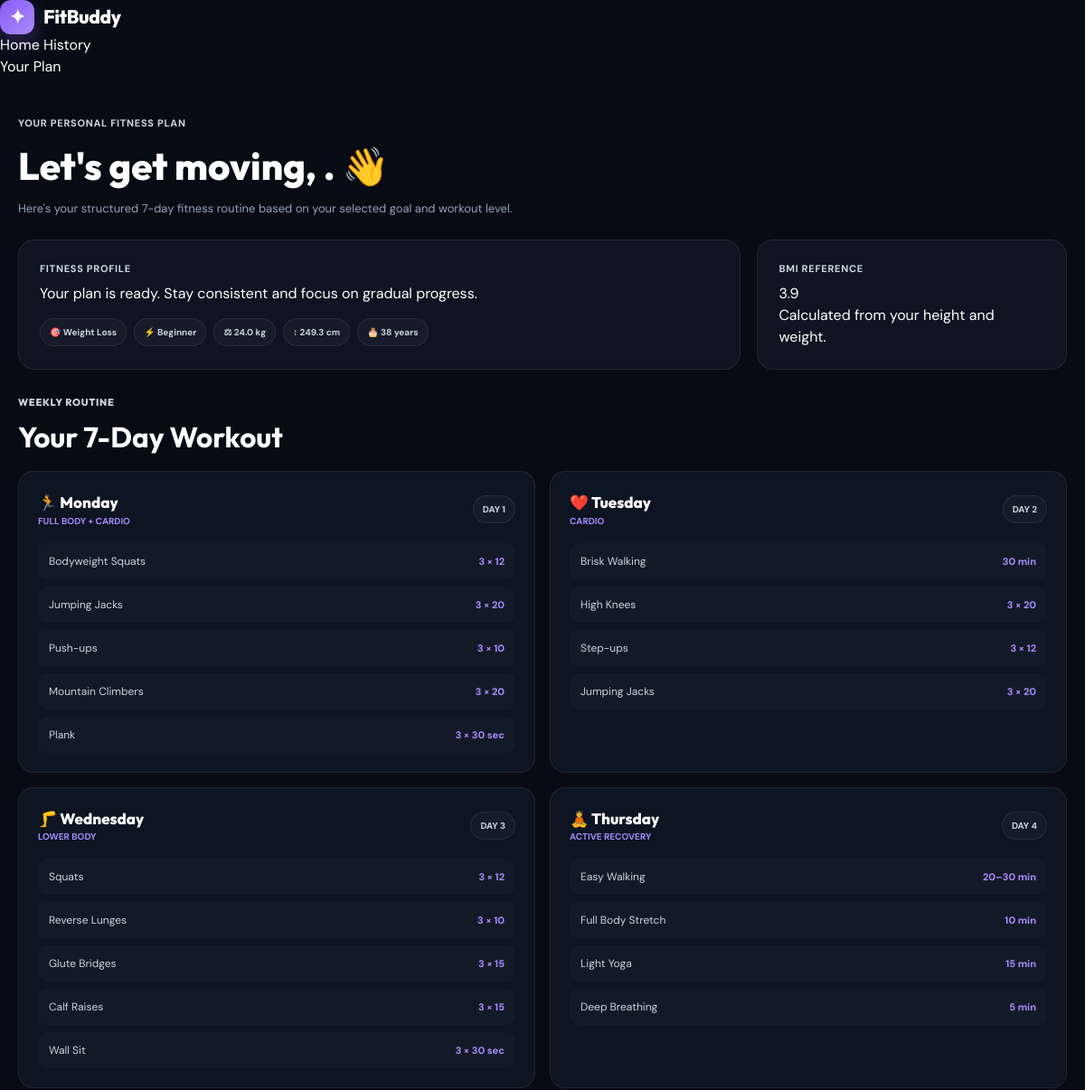
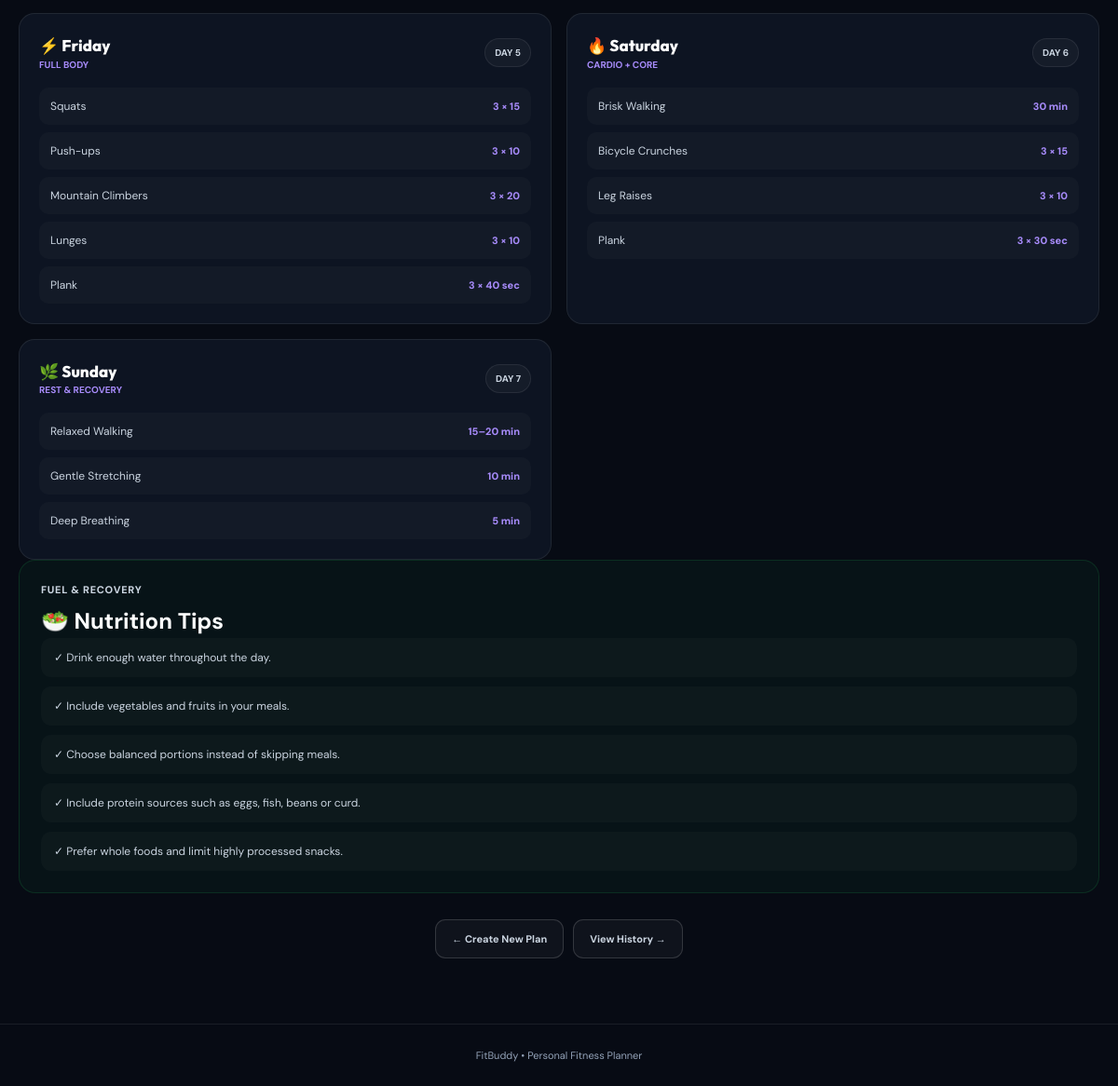
The app's page /result/7 (signed in) with its own data (2 pictures, top to bottom).
### tables this page shows
CREATE TABLE fitness_profiles (

            id INTEGER PRIMARY KEY AUTOINCREMENT,

            user_id INTEGER NOT NULL,

            age INTEGER NOT NULL,

            gender TEXT NOT NULL,

            height REAL NOT NULL,

            weight REAL NOT NULL,

            goal TEXT NOT NULL,

            level TEXT NOT NULL,

            created_at TEXT NOT NULL,

            FOREIGN KEY (user_id)
            REFERENCES users(id)

        );

### app.py (the view)
@app.route(
    "/result/<int:plan_id>"
)
def result(plan_id):
    if "user_id" not in session:
        return redirect(
            url_for("login")
        )
    if session.get("role") != "user":
        return redirect(
            url_for("admin")
        )
    user_id = session["user_id"]
    conn = get_db()
    data = conn.execute(
        """
        SELECT

            plans.id AS plan_id,

            plans.workout_plan,

            plans.nutrition_tips,

            plans.created_at,

            fitness_profiles.age,

            fitness_profiles.gender,

            fitness_profiles.height,

            fitness_profiles.weight,

            fitness_profiles.goal,

            fitness_profiles.level

        FROM plans

        JOIN fitness_profiles

        ON plans.profile_id =
           fitness_profiles.id

        WHERE plans.id = ?

        AND plans.user_id = ?
        """,
        (
            plan_id,
            user_id
        )
    ).fetchone()
    conn.close()
    if not data:
        return "Plan not found", 404
    workout_plan = json.loads(
        data["workout_plan"]
    )
    nutrition_tips = json.loads(
        data["nutrition_tips"]
    )
    height_m = data["height"] / 100
    bmi = round(
        data["weight"] /
        (height_m * height_m),
        1
    )
    return render_template(
        "result.html",
        user=data,
        workout_plan=workout_plan,
        nutrition_tips=nutrition_tips,
        bmi=bmi
    )

### app.py (called while the page is built)
def get_db():
    conn = sqlite3.connect(DATABASE)
    conn.row_factory = sqlite3.Row
    return conn

### templates/result.html (shortened to what this page needs)
<!DOCTYPE html>
<html lang="en">
<head>
    <link rel="stylesheet"
          href="{{ url_for('static', filename='css/style.css') }}">
</head>
<body class="result-page">
<div class="app-shell">
    <nav class="navbar">
        <a href="{{ url_for('dashboard') }}"
           class="brand">
            <span class="brand-icon">
                ✦
            </span>
            <span>
                Fit<span>Buddy</span>
            </span>
        </a>
        <div class="nav-links">
            <a href="{{ url_for('dashboard') }}">
                Home
            </a>
            <a href="{{ url_for('history') }}">
                History
            </a>
        </div>
        <div class="nav-status">
            Your Plan
        </div>
    </nav>
    <main>
        <section class="page-header">
            <span class="mini-label">
                YOUR PERSONAL FITNESS PLAN
            </span>
            <h1>
                Let's get moving,
                {{ user["name"] }}. 👋
            </h1>
            <p>
                Here's your structured 7-day fitness routine
                based on your selected goal and workout level.
            </p>
        </section>
        <section class="result-top">
            <div class="result-profile">
                <span class="mini-label">
                    FITNESS PROFILE
                </span>
                <p>
                    Your plan is ready. Stay consistent and
                    focus on gradual progress.
                </p>
                <div class="profile-tags">
                    <span class="tag">
                        🎯
                        {{ user["goal"].replace("_", " ").title() }}
                    </span>
                    <span class="tag">
                        ⚡
                        {{ user["level"].title() }}
                    </span>
                    <span class="tag">
                        ⚖
                        {{ user["weight"] }} kg
                    </span>
                    <span class="tag">
                        ↕
                        {{ user["height"] }} cm
                    </span>
                    <span class="tag">
                        🎂
                        {{ user["age"] }} years
                    </span>
                </div>
            </div>
            <div class="bmi-card">
                <span class="mini-label">
                    BMI REFERENCE
                </span>
                <div class="bmi-value">
                    {{ bmi }}
                </div>
                <p>
                    Calculated from your height and weight.
                </p>
            </div>
        </section>
        <section>
            <div class="section-heading">
                <span class="mini-label">
                    WEEKLY ROUTINE
                </span>
                <h2>
                    Your 7-Day Workout
                </h2>
            </div>
            <div class="workout-grid">
                {% for day in workout_plan %}
                <article class="workout-card">
                    <div class="day-heading">
                        <div>
                            <div class="day-name">
                                {{ day.icon }}
                                {{ day.day }}
                            </div>
                            <div class="day-focus">
                                {{ day.focus }}
                            </div>
                        </div>
                        <span class="tag">
                            DAY {{ loop.index }}
                        </span>
                    </div>
                    <div class="exercise-list">
                        {% for exercise, reps in day.exercises %}
                        <div class="exercise">
                            <span class="exercise-name">
                                {{ exercise }}
                            </span>
                            <span class="exercise-reps">
                                {{ reps }}
                            </span>
                        </div>
                        {% endfor %}
                    </div>
                </article>
                {% endfor %}
            </div>
        </section>
        <section class="nutrition-card">
            <span class="mini-label">
                FUEL &amp; RECOVERY
            </span>
            <h2>
                🥗 Nutrition Tips
            </h2>
            <div class="tip-list">
                {% for tip in nutrition_tips %}
                <div class="tip">
                    ✓ {{ tip }}
                </div>
                {% endfor %}
            </div>
        </section>
        <div class="result-actions">
            <a href="{{ url_for('dashboard') }}"
               class="small-btn">
                ← Create New Plan
            </a>
            <a href="{{ url_for('history') }}"
               class="small-btn">
                View History →
            </a>
        </div>
    </main>
    <footer class="footer">
        <span>
            FitBuddy
        </span>
        <span>
            •
        </span>
        <span>
            Personal Fitness Planner
        </span>
    </footer>
</div>
</body>
</html>

### static/css/style.css (style rules this page uses)
:root { --primary: #8b5cf6; --primary-dark: #6d28d9; --secondary: #22c55e; --accent: #06b6d4; --bg: #070b14; --bg-soft: #0b1120; --card: rgba(17, 24, 39, 0.82); --card-solid: #111827; --text: #ffffff; --text-soft: #cbd5e1; --text-muted: #94a3b8; --border: rgba(255, 255, 255, 0.08); --border-strong: rgba(255, 255, 255, 0.15); --danger: #ef4444; --warning: #f59e0b; --radius: 18px; --radius-sm: 12px; --shadow: 0 20px 60px rgba(0, 0, 0, 0.35); --transition: 0.25s ease; }
* { margin: 0; padding: 0; box-sizing: border-box; }
html { scroll-behavior: smooth; }
body { min-height: 100vh; background: radial-gradient( circle at top left, rgba(139, 92, 246, 0.12), transparent 30% ), radial-gradient( circle at bottom right, rgba(6, 182, 212, 0.08), transparent 30% ), var(--bg); color: var(--text); font-family: "DM Sans", sans-serif; line-height: 1.5; }
a { color: inherit; text-decoration: none; }
.brand { display: inline-flex; align-items: center; gap: 10px; font-family: "Outfit", sans-serif; font-size: 21px; font-weight: 800; letter-spacing: -0.4px; }
.brand-icon { width: 38px; height: 38px; display: flex; align-items: center; justify-content: center; border-radius: 12px; background: linear-gradient( 135deg, var(--primary), #a78bfa ); box-shadow: 0 10px 25px rgba(139, 92, 246, 0.3); }
.mini-label { display: block; margin-bottom: 7px; color: var(--text-soft); font-size: 11px; font-weight: 800; text-transform: uppercase; letter-spacing: 0.7px; }
.result-page { min-height: 100vh; background: var(--bg); }
.result-page main { width: min(1180px, calc(100% - 40px)); margin: auto; padding: 42px 0 70px; }
.page-header { margin-bottom: 25px; }
.page-header h1 { font-family: "Outfit", sans-serif; font-size: clamp(28px, 4vw, 42px); font-weight: 800; }
.page-header p { margin-top: 6px; color: var(--text-muted); font-size: 13px; }
.result-top { display: grid; grid-template-columns: minmax(0, 1.4fr) minmax(260px, 0.6fr); gap: 18px; margin-bottom: 25px; }
.result-profile, .bmi-card { padding: 23px; border: 1px solid var(--border); border-radius: 18px; background: rgba(17, 24, 39, 0.78); }
.profile-tags { display: flex; flex-wrap: wrap; gap: 8px; margin-top: 15px; }
.tag { padding: 7px 10px; border: 1px solid var(--border); border-radius: 999px; color: var(--text-soft); background: rgba(255, 255, 255, 0.035); font-size: 10px; font-weight: 700; }
.bmi-card { display: flex; flex-direction: column; justify-content: center; }
.section-heading { margin: 28px 0 14px; font-family: "Outfit", sans-serif; font-size: 21px; font-weight: 800; }
.workout-grid { display: grid; grid-template-columns: repeat(2, minmax(0, 1fr)); gap: 16px; }
.workout-card { padding: 21px; border: 1px solid var(--border); border-radius: 17px; background: rgba(17, 24, 39, 0.75); transition: var(--transition); }
.day-heading { display: flex; align-items: center; justify-content: space-between; gap: 12px; margin-bottom: 17px; }
.day-name { font-family: "Outfit", sans-serif; font-size: 17px; font-weight: 800; }
.day-focus { color: #a78bfa; font-size: 10px; font-weight: 700; text-transform: uppercase; }
.exercise-list { display: flex; flex-direction: column; gap: 8px; }
.exercise { display: flex; align-items: center; justify-content: space-between; gap: 12px; padding: 11px 12px; border-radius: 10px; background: rgba(255, 255, 255, 0.025); }
.exercise-name { color: var(--text-soft); font-size: 12px; }
.exercise-reps { color: #a78bfa; font-size: 11px; font-weight: 800; white-space: nowrap; }
.nutrition-card { padding: 23px; border: 1px solid rgba(34, 197, 94, 0.15); border-radius: 18px; background: rgba(34, 197, 94, 0.045); }
.tip-list { display: flex; flex-direction: column; gap: 10px; }
.tip { padding: 12px 14px; border-radius: 11px; color: var(--text-soft); background: rgba(255, 255, 255, 0.025); font-size: 12px; }
.result-actions { display: flex; justify-content: center; gap: 10px; margin-top: 28px; }
.small-btn { display: inline-flex; align-items: center; justify-content: center; min-height: 42px; padding: 0 17px; border: 1px solid var(--border-strong); border-radius: 11px; color: var(--text-soft); background: rgba(255, 255, 255, 0.035); font-size: 11px; font-weight: 700; transition: var(--transition); }
.footer { padding: 25px 20px; border-top: 1px solid var(--border); color: var(--text-muted); text-align: center; font-size: 11px; }

### records on screen
fitness_profiles: goal.replace "Weight Loss", level "Beginner", weight "24.0", height "249.3", age "38"

### other values on screen
{{ bmi }} "3.9"
{{ day.icon }} "🏃" "❤️" "🦵" "🧘" "⚡" "🔥" "🌿"
{{ day.day }} "Monday" "Tuesday" "Wednesday" "Thursday" "Friday" "Saturday" "Sunday"
{{ day.focus }} "FULL BODY + CARDIO" "CARDIO" "LOWER BODY" "ACTIVE RECOVERY" "FULL BODY" "CARDIO + CORE" "REST & RECOVERY"
{{ exercise }} "Bodyweight Squats" "Jumping Jacks" "Push-ups" "Mountain Climbers" "Plank" "Brisk Walking" "High Knees" "Step-ups" "Jumping Jacks" "Squats" "Reverse Lunges" "Glute Bridges" "Calf Raises" "Wall Sit" "Easy Walking" "Full Body Stretch" "Light Yoga" "Deep Breathing" "Squats" "Push-ups" "Mountain Climbers" "Lunges" "Plank" "Brisk Walking" "Bicycle Crunches" "Leg Raises" "Plank" "Relaxed Walking" "Gentle Stretching" "Deep Breathing"
{{ reps }} "3 × 12" "3 × 20" "3 × 10" "3 × 20" "3 × 30 sec" "30 min" "3 × 20" "3 × 12" "3 × 20" "3 × 12" "3 × 10" "3 × 15" "3 × 15" "3 × 30 sec" "20–30 min" "10 min" "15 min" "5 min" "3 × 15" "3 × 10" "3 × 20" "3 × 10" "3 × 40 sec" "30 min" "3 × 15" "3 × 10" "3 × 30 sec" "15–20 min" "10 min" "5 min"
{{ tip }} "Drink enough water throughout the day." "Include vegetables and fruits in your meals." "Choose balanced portions instead of skipping meals." "Include protein sources such as eggs, fish, beans or curd." "Prefer whole foods and limit highly processed snacks."
